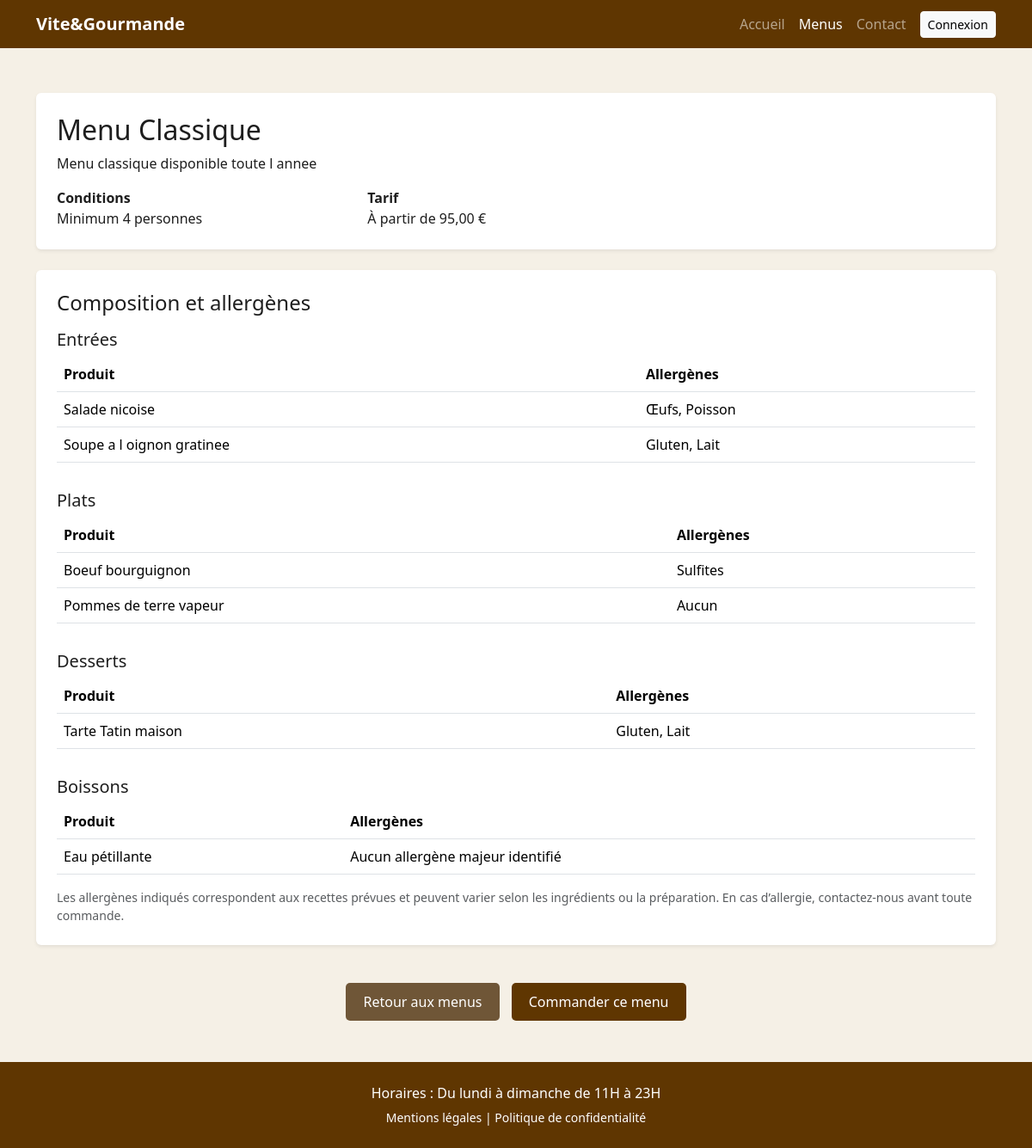
Page /pages/menu-classique.php on the committed database.
### tables this page shows
CREATE TABLE IF NOT EXISTS menus (
    id INT UNSIGNED AUTO_INCREMENT PRIMARY KEY,
    nom VARCHAR(120) NOT NULL,
    description TEXT NULL,
    nb_personnes_min INT UNSIGNED NOT NULL DEFAULT 1,
    prix_minimum DECIMAL(10,2) NOT NULL DEFAULT 0.00,
    actif TINYINT(1) NOT NULL DEFAULT 1,
    created_at TIMESTAMP NOT NULL DEFAULT CURRENT_TIMESTAMP,
    INDEX idx_menus_actif (actif)
);

CREATE TABLE IF NOT EXISTS plats (
    id INT UNSIGNED AUTO_INCREMENT PRIMARY KEY,
    menu_id INT UNSIGNED NOT NULL,
    nom VARCHAR(160) NOT NULL,
    type ENUM('entree', 'plat', 'dessert', 'boisson') NOT NULL,
    allergenes VARCHAR(255) NOT NULL DEFAULT 'Non renseignés',
    stock INT UNSIGNED NOT NULL DEFAULT 0,
    created_at TIMESTAMP NOT NULL DEFAULT CURRENT_TIMESTAMP,
    INDEX idx_plats_menu_id (menu_id),
    INDEX idx_plats_type (type)
);

### pages/menu-classique.php (called while the page is built)
<?php
$menuId = 4;
require __DIR__ . '/_menu-detail.php';

### pages/_menu-detail.php (the view, shortened to what this page needs)
<?php
require_once __DIR__ . '/../config/database.php';
$menuId = (int) ($menuId ?? 0);
$menuStmt = $pdo->prepare(
    'SELECT id, nom, description, nb_personnes_min, prix_minimum
     FROM menus
     WHERE id = :id AND actif = TRUE
     LIMIT 1'
);
$menuStmt->execute(['id' => $menuId]);
$menu = $menuStmt->fetch(PDO::FETCH_ASSOC);
$platsQuery = 'SELECT id, nom, type, allergenes
               FROM plats
               WHERE menu_id = :menu_id
               ORDER BY CASE type
                  WHEN \'entree\' THEN 1
                  WHEN \'plat\' THEN 2
                  WHEN \'dessert\' THEN 3
                  WHEN \'boisson\' THEN 4
                  ELSE 5
               END, nom';
try {
    $platsStmt = $pdo->prepare($platsQuery);
    $platsStmt->execute(['menu_id' => $menuId]);
    $plats = $platsStmt->fetchAll(PDO::FETCH_ASSOC);
} catch (PDOException $exception) {
    $platsStmt = $pdo->prepare(
        'SELECT id, nom, type, allergenes
         FROM plats
         WHERE menu_id = :menu_id
         ORDER BY CASE type
            WHEN \'entree\' THEN 1
            WHEN \'plat\' THEN 2
            WHEN \'dessert\' THEN 3
            WHEN \'boisson\' THEN 4
            ELSE 5
         END, nom'
    );
    $platsStmt->execute(['menu_id' => $menuId]);
    $plats = $platsStmt->fetchAll(PDO::FETCH_ASSOC);
    foreach ($plats as &$plat) {
        $plat['allergenes'] = null;
    }
    unset($plat);
}
$types = [
    'entree' => 'Entrées',
    'plat' => 'Plats',
    'dessert' => 'Desserts',
    'boisson' => 'Boissons',
];
$platsParType = [];
foreach ($plats as $plat) {
    $platsParType[$plat['type']][] = $plat;
}
?>
<!DOCTYPE html>
<html lang="fr">
<head>
    <link href="https://cdn.jsdelivr.net/npm/bootstrap@5.3.2/dist/css/bootstrap.min.css" rel="stylesheet">
    <link rel="stylesheet" href="/styles/style.css">
</head>
<body>
<header>
    <nav class="navbar navbar-expand-lg navbar-dark bg-bordeaux fixed-top">
        <div class="container">
            <a class="navbar-brand fw-bold" href="/pages/index.html">Vite&Gourmande</a>
            <div class="collapse navbar-collapse" id="navbarContent">
                <ul class="navbar-nav ms-lg-auto text-center">
                    <li class="nav-item"><a class="nav-link" href="/pages/index.html">Accueil</a></li>
                    <li class="nav-item"><a class="nav-link active" href="/pages/menus.php">Menus</a></li>
                    <li class="nav-item"><a class="nav-link" href="/pages/contact.php">Contact</a></li>
                    <li class="nav-item mt-2 mt-lg-0"><a class="btn btn-light btn-sm ms-lg-2" href="/pages/login.php">Connexion</a></li>
                </ul>
            </div>
        </div>
    </nav>
</header>
<main class="container py-5 menu-detail">
    <section class="bg-white rounded shadow-sm p-4 mb-4">
        <h1 class="h2"><?php echo htmlspecialchars($menu['nom']); ?></h1>
        <p><?php echo htmlspecialchars($menu['description'] ?? ''); ?></p>
        <div class="row g-3 menu-conditions">
            <div class="col-12 col-md-4"><strong>Conditions</strong><br>Minimum <?php echo (int) $menu['nb_personnes_min']; ?> personnes</div>
            <div class="col-12 col-md-4"><strong>Tarif</strong><br>À partir de <?php echo number_format((float) $menu['prix_minimum'], 2, ',', ' '); ?> €</div>
        </div>
    </section>
    <section class="bg-white rounded shadow-sm p-4 mb-4">
        <h2 class="h4 mb-3">Composition et allergènes</h2>
        <?php foreach ($types as $type => $label): ?>
            <?php if (!empty($platsParType[$type])): ?>
                <h3 class="h5 mt-3"><?php echo $label; ?></h3>
                <div class="table-responsive">
                    <table class="table align-middle">
                        <thead><tr><th>Produit</th><th>Allergènes</th></tr></thead>
                        <tbody>
                        <?php foreach ($platsParType[$type] as $plat): ?>
                            <tr>
                                <td><?php echo htmlspecialchars($plat['nom']); ?></td>
                                <td><?php echo htmlspecialchars($plat['allergenes'] ?: 'Aucun allergène renseigné'); ?></td>
                            </tr>
                        <?php endforeach; ?>
                        </tbody>
                    </table>
                </div>
            <?php endif; ?>
        <?php endforeach; ?>
        <p class="small text-muted mb-0">Les allergènes indiqués correspondent aux recettes prévues et peuvent varier selon les ingrédients ou la préparation. En cas d’allergie, contactez-nous avant toute commande.</p>
    </section>
    <div class="text-center">
        <a href="/pages/menus.php" class="menu-action-btn menu-action-btn-retour">Retour aux menus</a>
        <a href="/pages/commande.php?menu_id=<?php echo $menuId; ?>" class="menu-action-btn menu-action-btn-commander">Commander ce menu</a>
    </div>
</main>
<footer class="bg-bordeaux text-white text-center p-4">
    <p class="mb-1">Horaires : Du lundi à dimanche de 11H à 23H</p>
    <small><a href="/pages/mentions-legales.php" class="text-white text-decoration-none">Mentions légales</a> | <a href="/pages/mentions-legales.php" class="text-white text-decoration-none">Politique de confidentialité</a></small>
</footer>
</body>
</html>

### styles/style.css (style rules this page uses)
body { font-family: system-ui, -apple-system, BlinkMacSystemFont, 'Segoe UI', Roboto, Oxygen, Ubuntu, Cantarell, 'Open Sans', 'Helvetica Neue', sans-serif; background-color: #f5f0e6; color: #1e1e1e; padding-top: 60px; min-height: 100vh; display: flex; flex-direction: column; }
footer { margin-top: auto; }
.navbar .container { align-items: center; }
@media (min-width: 992px) { .navbar-nav { align-items: center; } }
@media (min-width: 992px) { .navbar-nav .nav-item:last-child .btn { margin-left: 0.5rem; } }
h1, h2 { font-weight: 700; }
.bg-bordeaux { background-color: rgb(95, 54, 1) !important; }
.menu-action-btn { display: inline-block; padding: 10px 20px; color: #fff; border-radius: 5px; text-decoration: none; }
.menu-action-btn-retour { margin-top: 20px; background: rgba(70, 39, 0, 0.76); }
.menu-action-btn-commander { margin-left: 10px; background: #5f3601; }

### rows in the picture
menus: nom "Menu Classique", description "Menu classique disponible toute l annee", nb_personnes_min "4", prix_minimum "95,00"
plats: nom "Salade nicoise", allergenes "Œufs, Poisson"
plats: nom "Soupe a l oignon gratinee", allergenes "Gluten, Lait"
plats: nom "Boeuf bourguignon", allergenes "Sulfites"
plats: nom "Pommes de terre vapeur", allergenes "Aucun"
plats: nom "Tarte Tatin maison", allergenes "Gluten, Lait"
plats: nom "Eau pétillante", allergenes "Aucun allergène majeur identifié"

### other values in the picture
$label "Entrées"
$label "Plats"
$label "Desserts"
$label "Boissons"
